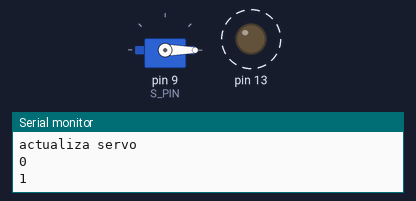
Bench run of a sketch on a simulated Arduino Uno, built with avr-gcc and run on an emulated ATmega328P. On the bench: servo, output pins drawn as LEDs (lit = HIGH), the last lines printed to the serial monitor. Dashed ring = blinking.

Above: at 0.2 s.
At 14.93 s:
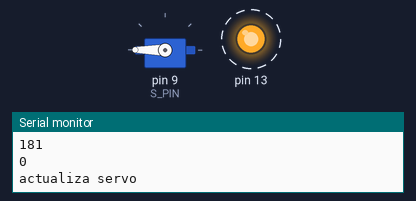
At 25.99 s:
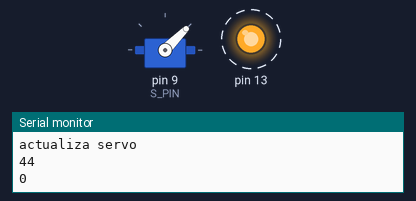
At 39.94 s:
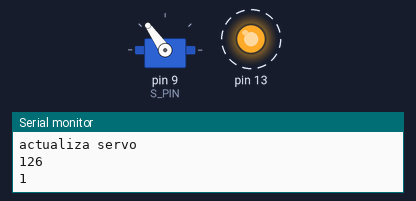
Timing chart, 0 to 40.0 s (numbered marks = the images above):
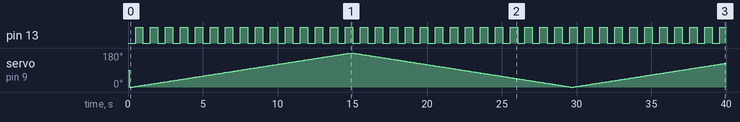

Measured:
- by itself, pin 13: alternates HIGH for 0.50 s and LOW for 0.50 s

The sketch:

Update1.ino
```cpp
#include "ServoSweep.h"
#include "Parpadeador.h"
#define S_PIN 9
#define INTER 80
long interval = 30;
Servo servo;
ServoSweep aguja(INTER);
Parpadeador led(13, 500);

void setup() {
  Serial.begin(9600);
  servo.attach(S_PIN);
}
void loop() {
  aguja.Update(&servo);
  led.Actualizar();
}
```

Parpadeador.cpp
```cpp
#include "Arduino.h"
#include "Parpadeador.h"
Parpadeador::Parpadeador(int pin, long inter)
{
  ledPin = pin;
  pinMode(ledPin, OUTPUT);
  intervalo = inter;
  estado = 0;
  tiempo_ant = 0;
}
void Parpadeador::Actualizar()
{
  long tiempo = millis();
  if((tiempo - tiempo_ant) > intervalo)
  {
    tiempo_ant = tiempo;
    estado = !estado;
    digitalWrite(ledPin, estado);
  }
}
void Parpadeador::CambiarIntervalo(long nItervalo)
{
  intervalo = nItervalo;
}
long Parpadeador::Intervalo()
{
  return intervalo;
}
```

Parpadeador.h
```cpp
#ifndef PARPADEADOR_H
#define PARPADEADOR_H
class Parpadeador
{
  int ledPin;
  long intervalo;
  int estado;
  long tiempo_ant;
public:
  Parpadeador(int pin, long inter);
  void CambiarIntervalo(long nIntervalo);
  long Intervalo();
  void Actualizar();

};

#endif
```

ServoSweep.cpp
```cpp
#include "Arduino.h"
#include "ServoSweep.h"

	ServoSweep::ServoSweep(long inter)
	{
		interval = inter;
		position = 0;
		sentido = 0;
		prev_time = 0;
	}
	void ServoSweep::Update(Servo * servo)
	{
		long cTime = millis();
		if((cTime - prev_time) > interval)
		{
			prev_time = cTime;
			servo->write(position);
			if(sentido)
			{
				position++;
				if(position > 180) sentido = 0;
			}
			else
			{
				position--;
				if(position < 0) sentido = 1;
			}
			Serial.println("actualiza servo");
      		Serial.println(position);
      		Serial.println(sentido);
		}
	}
	void ServoSweep::SetInterval(long inter)
	{
		interval = inter;
	}
	long ServoSweep::GetInterval()
	{
		return interval;
	}
```

ServoSweep.h
```cpp
#ifndef SERVOSWEEP_H
#define SERVOSWEEP_H
#include "Servo.h"
class ServoSweep
{
	// datos: variables miembro
	int servoPin;
	long interval;
	int position;
	int sentido;
	long prev_time;
	//Servo servo;
public:
	ServoSweep(long inter);
	void Update(Servo * servo);
	void SetInterval(long inter);
	long GetInterval();
};
#endif
```
